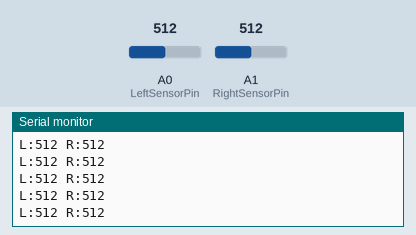
A sketch run on a simulated Arduino Uno, built with avr-gcc and run on an emulated ATmega328P. On the bench: the last lines printed to the serial monitor. The test bench sets the inputs (shaded band); at power-on: A0 (LeftSensorPin) = 512, A1 (RightSensorPin) = 512.

Above: at 1.2 s.
1.3 s: A0 (LeftSensorPin) set to 107
At 1.33 s:
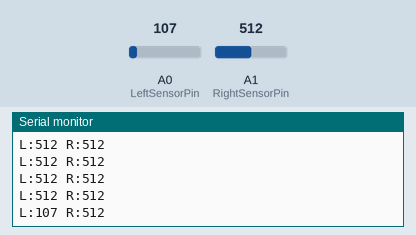
4.3 s: A0 (LeftSensorPin) set to 91
At 4.31 s:
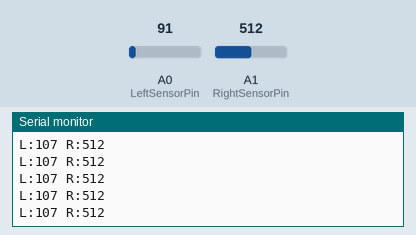
Timing chart, 0 to 7.3 s (numbered marks = the images above; inputs shaded):
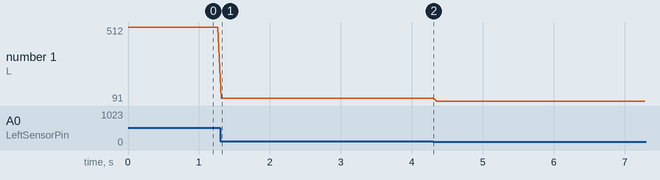

Measured:
- after the input at 1.3 s, the serial monitor: prints a new line at once (image 1)
- plotted number 1: 512 → 107 after the input at 1.3 s, 107 → 91 after the input at 4.3 s

The sketch:

sensorTest.ino
```cpp
// sensorTest
const int LeftSensorPin = A0;
const int RightSensorPin = A1;

int L, R;

void setup()
{
    Serial.begin(9600);
}

void loop()
{
    L = analogRead(LeftSensorPin);
    R = analogRead(RightSensorPin);
    Serial.println("L:" + String(L) + " R:" + String(R));
    delay(50);
}
```
